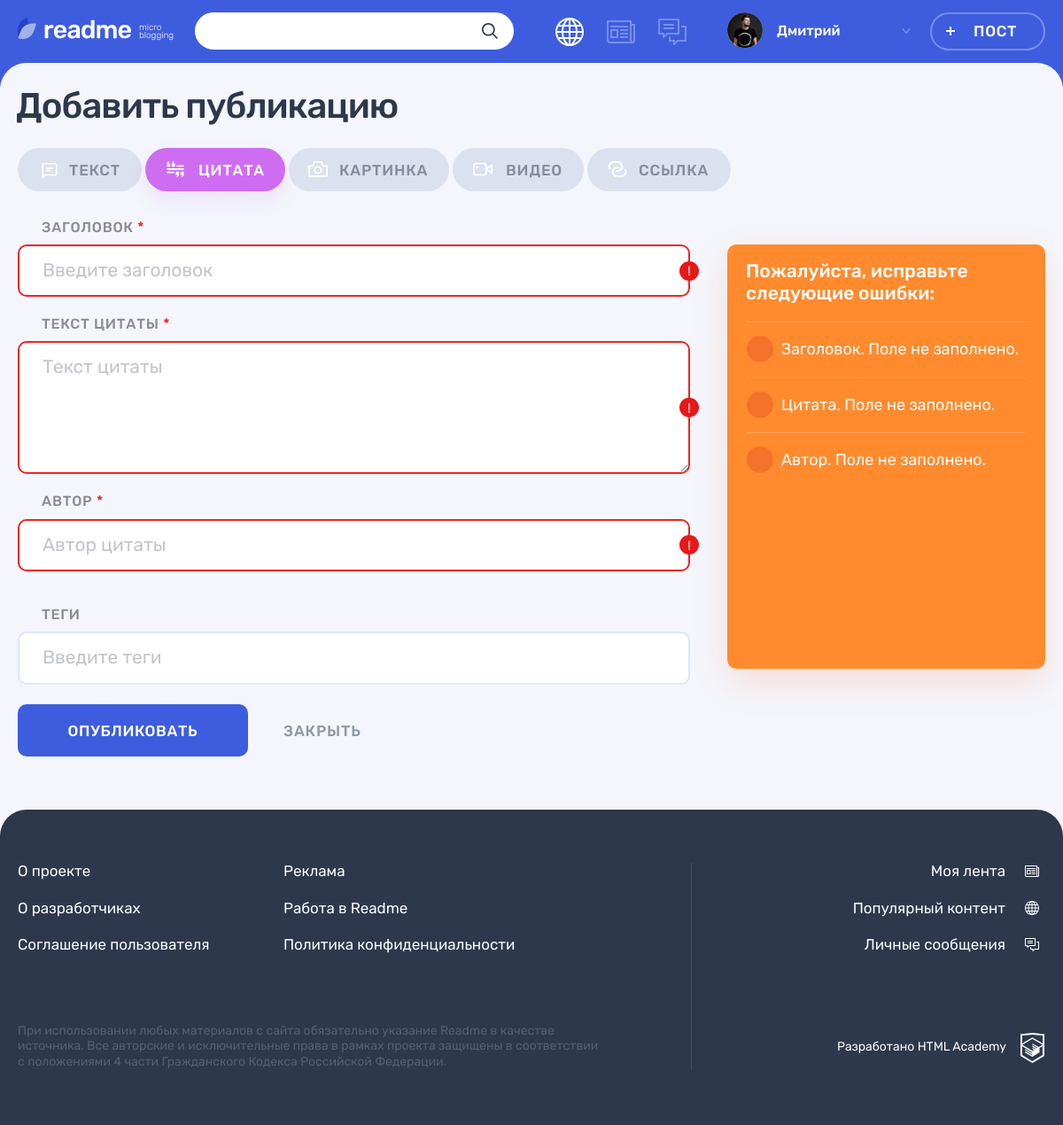
The page /add.php?post_type=2 on the database its author committed.
### tables this page shows
CREATE TABLE content_types (
  id  INT UNSIGNED AUTO_INCREMENT PRIMARY KEY NOT NULL,
  type_name VARCHAR(128) NOT NULL,
  class_name VARCHAR(128) NOT NULL
);

### helpers.php (called while the page is built, shortened)
<?php
function include_template($name, array $data = [])
{
    $name = 'templates/' . $name;
    extract($data);
    require $name;
    $result = ob_get_clean();
    return $result;
}

### includes/functions.inc.php (called while the page is built, shortened)
<?php
function select_query($con, $sql, $type = 'all') {
  mysqli_set_charset($con, "utf8");
  $result = mysqli_query($con, $sql) or trigger_error("Ошибка в запросе к базе данных: ".mysqli_error($con), E_USER_ERROR);
  if ($type == 'assoc') {
    return mysqli_fetch_assoc($result);
  }
  return mysqli_fetch_all($result, MYSQLI_ASSOC);
}
function get_filter_active($current_content_type_id, $content_type) {
  if ($current_content_type_id == $content_type['id']) {
    return 'filters__button--active';
  }
}
function check_empty_field($required_fields, $fields_map, $errors) {
  foreach ($required_fields as $field) {
      if (empty($_POST[$field])) {
          $errors[$field] = $fields_map[$field] . 'Поле не заполнено.';
      }
  }
  return $errors;
}
function check_validity($con, $current_content_type_id, $fields_map) {
  $errors = [];
  if ($current_content_type_id == 2) {
    $required_fields = ['quote-heading', 'quote-content', 'quote-author',];
    $errors = check_empty_field($required_fields, $fields_map, $errors);
  }
  if (!empty($errors)) {
      return $errors;
  }
}

### templates/add.php (the view, shortened to what this page needs)
<?php
require_once('includes/functions.inc.php');
?>
<div class="page__main-section">
  <div class="container">
    <h1 class="page__title page__title--adding-post">Добавить публикацию</h1>
  </div>
  <div class="adding-post container">
    <div class="adding-post__tabs-wrapper tabs">
      <div class="adding-post__tabs filters">
        <ul class="adding-post__tabs-list filters__list tabs__list">
          <?php foreach($content_types as $content_type): ?>
          <li class="adding-post__tabs-item filters__item">
            <a class="adding-post__tabs-link filters__button filters__button--<?= $content_type['class_name'] ?> <?= get_filter_active($current_content_type_id, $content_type) ?> tabs__item tabs__item--active button" href="?post_type=<?= $content_type['id'] ?>">
              <svg class="filters__icon" width="22" height="18">
                <use xlink:href="#icon-filter-<?= $content_type['class_name'] ?>"></use>
              </svg>
              <span><?= $content_type['type_name'] ?></span>
            </a>
          </li>
        <?php endforeach; ?>
        </ul>
      </div>
      <div class="adding-post__tab-content">
        <section class="adding-post__photo tabs__content tabs__content--active">
        <?= $add_content ?>
        </section>
      </div>
    </div>
  </div>
</div>

### rows shown on the page
content_types: type_name "ТЕКСТ"
content_types: type_name "ЦИТАТА"
content_types: type_name "КАРТИНКА"
content_types: type_name "ВИДЕО"
content_types: type_name "ССЫЛКА"

### other values the page prints
$user_name "Дмитрий"
$error "Заголовок. Поле не заполнено."
$error "Цитата. Поле не заполнено."
$error "Автор. Поле не заполнено."
